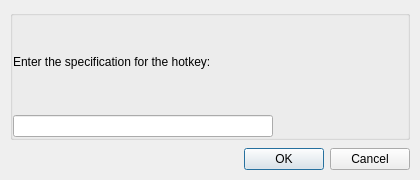
<?xml version="1.0" encoding="UTF-8"?>
<ui version="4.0">
 <class>HotkeyDialog</class>
 <widget class="QDialog" name="HotkeyDialog">
  <property name="geometry">
   <rect>
    <x>0</x>
    <y>0</y>
    <width>420</width>
    <height>180</height>
   </rect>
  </property>
  <property name="windowTitle">
   <string>Hotkey</string>
  </property>
  <layout class="QVBoxLayout">
   <property name="spacing">
    <number>8</number>
   </property>
   <property name="leftMargin">
    <number>10</number>
   </property>
   <property name="topMargin">
    <number>10</number>
   </property>
   <property name="rightMargin">
    <number>10</number>
   </property>
   <property name="bottomMargin">
    <number>10</number>
   </property>
   <item>
    <widget class="QScrollArea" name="scrollArea">
     <property name="widgetResizable">
      <bool>true</bool>
     </property>
     <property name="frameShape">
      <enum>QFrame::Shape::NoFrame</enum>
     </property>
     <property name="horizontalScrollBarPolicy">
      <enum>Qt::ScrollBarPolicy::ScrollBarAlwaysOff</enum>
     </property>
     <widget class="QWidget" name="scrollAreaWidgetContents">
      <layout class="QVBoxLayout" name="pageLayout">
       <property name="spacing">
        <number>8</number>
       </property>
       <property name="leftMargin">
        <number>0</number>
       </property>
       <property name="topMargin">
        <number>0</number>
       </property>
       <property name="rightMargin">
        <number>0</number>
       </property>
       <property name="bottomMargin">
        <number>0</number>
       </property>
       <item>
        <widget class="QGroupBox" name="hotkeyCard">
         <property name="title">
          <string/>
         </property>
         <layout class="QVBoxLayout" name="hotkeyCardLayout">
          <property name="spacing">
           <number>8</number>
          </property>
          <property name="leftMargin">
           <number>0</number>
          </property>
          <property name="topMargin">
           <number>0</number>
          </property>
          <property name="rightMargin">
           <number>0</number>
          </property>
          <property name="bottomMargin">
           <number>0</number>
          </property>
          <item>
           <widget class="QLabel" name="label">
            <property name="text">
             <string>Enter the specification for the hotkey:</string>
            </property>
            <property name="wordWrap">
             <bool>false</bool>
            </property>
           </widget>
          </item>
          <item>
           <widget class="KeySequenceWidget" name="m_pKeySequenceWidgetHotkey">
            <property name="sizePolicy">
             <sizepolicy hsizetype="Expanding" vsizetype="Fixed">
              <horstretch>0</horstretch>
              <verstretch>0</verstretch>
             </sizepolicy>
            </property>
            <property name="maximumSize">
             <size>
              <width>260</width>
              <height>16777215</height>
             </size>
            </property>
           </widget>
          </item>
         </layout>
        </widget>
       </item>
      </layout>
     </widget>
    </widget>
   </item>
   <item>
    <widget class="QDialogButtonBox" name="buttonBox">
     <property name="orientation">
      <enum>Qt::Horizontal</enum>
     </property>
     <property name="standardButtons">
      <set>QDialogButtonBox::Cancel|QDialogButtonBox::Ok</set>
     </property>
    </widget>
   </item>
  </layout>
 </widget>
 <customwidgets>
  <customwidget>
   <class>KeySequenceWidget</class>
   <extends>QLineEdit</extends>
   <header>widgets/KeySequenceWidget.h</header>
  </customwidget>
 </customwidgets>
 <resources/>
 <connections>
  <connection>
   <sender>buttonBox</sender>
   <signal>accepted()</signal>
   <receiver>HotkeyDialog</receiver>
   <slot>accept()</slot>
   <hints>
    <hint type="sourcelabel">
     <x>248</x>
     <y>254</y>
    </hint>
    <hint type="destinationlabel">
     <x>157</x>
     <y>274</y>
    </hint>
   </hints>
  </connection>
  <connection>
   <sender>buttonBox</sender>
   <signal>rejected()</signal>
   <receiver>HotkeyDialog</receiver>
   <slot>reject()</slot>
   <hints>
    <hint type="sourcelabel">
     <x>316</x>
     <y>260</y>
    </hint>
    <hint type="destinationlabel">
     <x>286</x>
     <y>274</y>
    </hint>
   </hints>
  </connection>
 </connections>
</ui>
